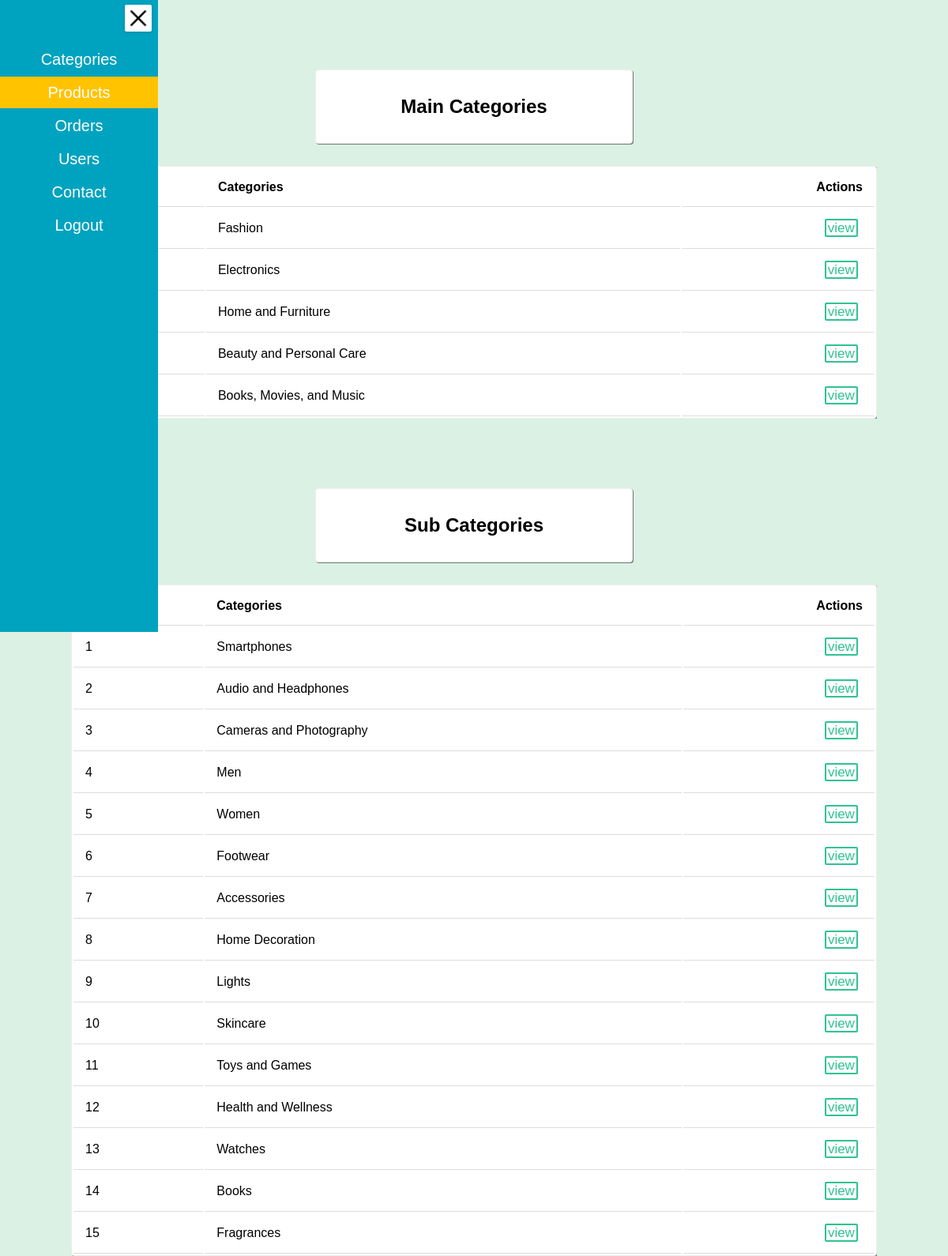
Screenshot of /admin/selectCat.php (signed in) with the database file from the repository.
### tables this page shows
CREATE TABLE `main_categories` (
  `m_id` int(11) NOT NULL,
  `m_name` varchar(30) NOT NULL,
  `m_start_price` varchar(55) NOT NULL,
  `m_img` varchar(30) NOT NULL,
  `m_status` tinyint(4) NOT NULL
);

CREATE TABLE `sub_categories` (
  `s_id` int(11) NOT NULL,
  `s_name` varchar(55) NOT NULL,
  `s_start_price` varchar(55) NOT NULL,
  `s_img` varchar(30) NOT NULL,
  `s_status` tinyint(4) NOT NULL
);

### admin/selectCat.php (the view, shortened to what this page needs)
<?php
include "../partials/dbconn.php";
?>
<!DOCTYPE html>
<html lang="en">
<head>
    <link rel="stylesheet" href="admin.css">
</head>
<body class="body-clr">
    <div class="box">
        <ul class="nav">
            <li><img id="cross" onclick="go()" src="../img/Cross.png" alt=""></li>
            <li><a class="prItems" id="categories" href="index.php">Categories</a></li>
            <li><a class="prItems" style="background-color: #FFC300" id="products" href="selectCat.php">Products</a></li>
            <li><a class="prItems" id="order" href="Order.php">Orders</a></li>
            <li><a class="prItems" id="users" href="users.php">Users</a></li>
            <li><a class="prItems" id="adminContact" href="adminContact.php">Contact</a></li>
            <li><a class="prItems" id="adminLogout" href="ad_logout.php">Logout</a></li>
        </ul>
    </div>
    <div class="catHeadContain">
        <div class="catHeading">
            <h2>Main Categories</h2>
        </div>
    </div>
    <div class="mainCatContain">
        <div class="mainCat">
            <table>
                <thead>
                    <th>Sno</th>
                    <th>Categories</th>
                    <th style="text-align: end;">Actions</th>
                </thead>
                <tbody>
                    <?php
                    $res = mysqli_query($conn, "SELECT * FROM main_categories");
                    $sno = 1;
                    while ($row = mysqli_fetch_assoc($res)) {
                    ?>
                        <tr>
                            <td><?php echo $sno ?></td>
                            <td><?php echo $row['m_name'] ?></td>
                            <td style="text-align: end;"><a class="btn action-btn" href="products.php?caid=<?php echo $row['m_id'] ?>">view</a></td>
                        </tr>
                    <?php $sno += 1;
                    } ?>
                </tbody>
            </table>
        </div>
    </div>
    <div class="catHeadContain">
        <div class="catHeading">
            <h2>Sub Categories</h2>
        </div>
    </div>
    <div class="mainCatContain">
        <div class="mainCat">
            <table>
                <thead>
                    <th>Sno</th>
                    <th>Categories</th>
                    <th style="text-align: end;">Actions</th>
                </thead>
                <tbody>
                    <?php
                    $res = mysqli_query($conn, "SELECT * FROM sub_categories");
                    $sno = 1;
                    while ($row = mysqli_fetch_assoc($res)) {
                    ?>
                        <tr>
                            <td><?php echo $sno ?></td>
                            <td><?php echo $row['s_name'] ?></td>
                            <td style="text-align: end;"><a class="btn action-btn" href="products.php?caid=<?php echo $row['s_id'] ?>">view</a></td>
                        </tr>
                    <?php $sno += 1;
                    } ?>
                </tbody>
            </table>
        </div>
    </div>
</body>
</html>

### admin/admin.css (style rules this page uses)
* { margin: 0; padding: 0; font-family: sans-serif; }
.btn { height: 40px; width: 142px; background-color: #ffffff00; border-radius: 2px; border: 2px #2fc38f solid; font-size: 17px; color: #2fc38f; cursor: pointer; }
.body-clr { background-color: #DAF1E4 !important; overflow-x: hidden !important; }
.nav { background-color: #00A3BF; list-style: none; width: 200px; height: 100vh; transition: 0.3s ease-in-out; align-items: center; line-height: 40px; z-index: 1; }
.box { display: flex; position: fixed; z-index: 6; }
.prItems { list-style: none; text-decoration: none; color: #fff; font-size: 20px; font-family: sans-serif; width: 200px; display: inline-block; text-align: center; }
#cross { margin: 6px 0px 0px 158px; height: 30px; background-color: #fff; border-radius: 2px; border: 2px groove #ffffff00; cursor: pointer; box-shadow: rgba(0, 0, 0, 0.16) 0px 1px 4px; }
.catHeadContain { height: 20vh; width: 100vw; display: flex; align-items: center; justify-content: center; }
.catHeading { background-color: white; border: 1px groove; box-shadow: 1px 1px rgba(0, 0, 0, 0.475); height: 92px; width: 400px; border-radius: 4px; display: flex; justify-content: center; align-items: center; margin-top: 110px; }
.catHeading h2 { font-family: sans-serif; }
.mainCatContain { width: 100vw; display: flex; justify-content: center; }
.mainCat { width: 85%; overflow: auto; height: fit-content; display: flex; flex-direction: column; margin-top: 50px; }
table { border: 1px groove; background-color: #fff; border-radius: 4px; box-shadow: rgba(0, 0, 0, 0.475) 1px 1px; }
td, th { padding: 15px; text-align: left; border-bottom: 1px solid #ddd; }
.action-btn { width: fit-content; margin-right: 6px; height: 30px; margin-top: 3px; border-radius: 2px; padding: 0% 1%; text-decoration: none; }

### rows the page displays
main_categories: m_name "Fashion"
main_categories: m_name "Electronics"
main_categories: m_name "Home and Furniture"
main_categories: m_name "Beauty and Personal Care"
main_categories: m_name "Books, Movies, and Music"
sub_categories: s_name "Smartphones"
sub_categories: s_name "Audio and Headphones"
sub_categories: s_name "Cameras and Photography"
sub_categories: s_name "Men"
sub_categories: s_name "Women"
sub_categories: s_name "Footwear"
sub_categories: s_name "Accessories"
sub_categories: s_name "Home Decoration"
sub_categories: s_name "Lights"
sub_categories: s_name "Skincare"
sub_categories: s_name "Toys and Games"
sub_categories: s_name "Health and Wellness"
sub_categories: s_name "Watches"
sub_categories: s_name "Books"
sub_categories: s_name "Fragrances"
